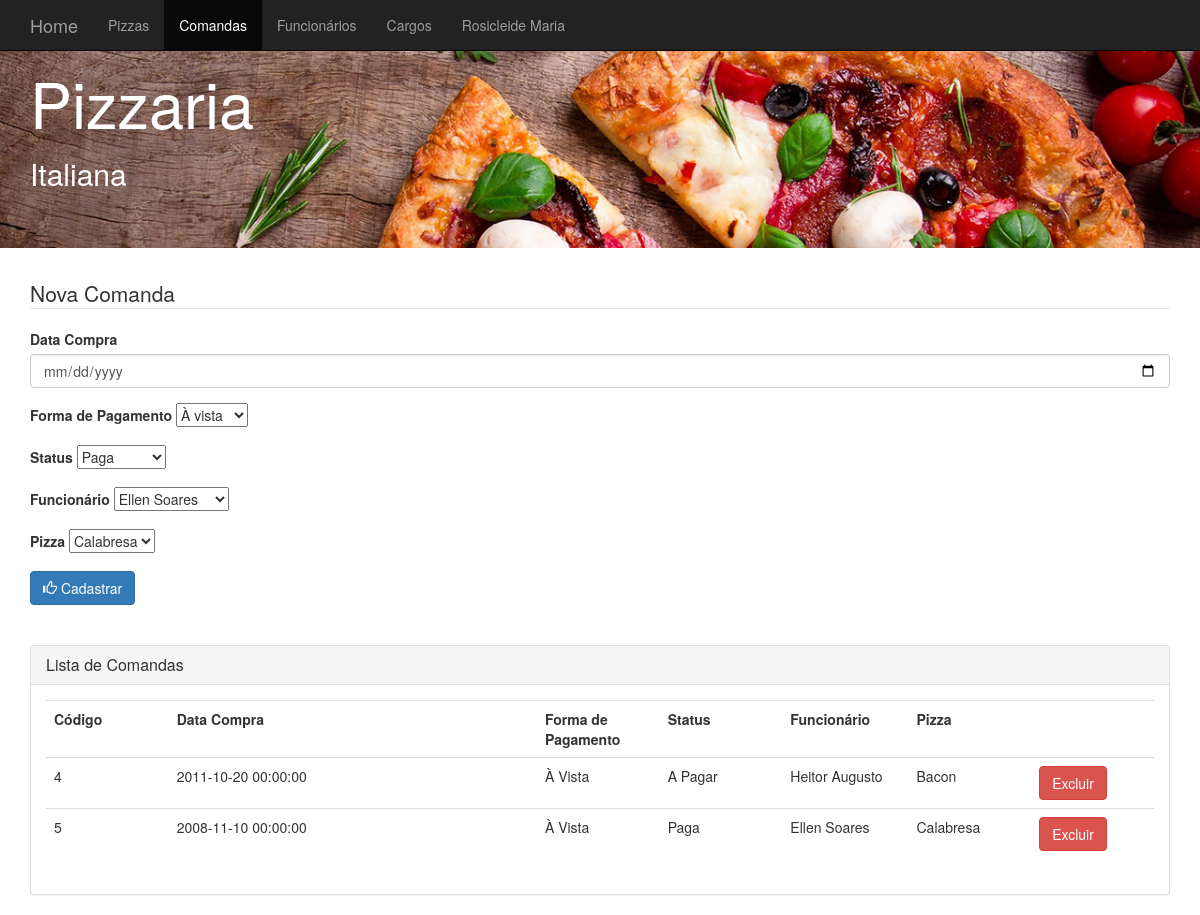
The page /view/view_comanda.php on the database its author committed.
### tables this page shows
CREATE TABLE IF NOT EXISTS `comanda` (
  `codigo` int(11) NOT NULL AUTO_INCREMENT,
  `dataCompra` datetime NOT NULL,
  `formaPagamento` varchar(45) NOT NULL,
  `status` varchar(45) NOT NULL,
  `codigoFuncionario` int(11) NOT NULL,
  `codigoPizza` int(11) NOT NULL,
  PRIMARY KEY (`codigo`),
  KEY `codigoFuncionario` (`codigoFuncionario`),
  KEY `codigoPizza` (`codigoPizza`)
);

CREATE TABLE IF NOT EXISTS `funcionario` (
  `codigo` int(11) NOT NULL AUTO_INCREMENT,
  `nome` varchar(45) NOT NULL,
  `cpf` varchar(45) NOT NULL,
  `dataAdmissao` datetime NOT NULL,
  `status` varchar(45) NOT NULL,
  `codigoCargo` int(11) NOT NULL,
  PRIMARY KEY (`codigo`)
);

CREATE TABLE IF NOT EXISTS `pizza` (
  `codigo` int(11) NOT NULL AUTO_INCREMENT,
  `nome` varchar(45) NOT NULL,
  `ingredientes` varchar(100) NOT NULL,
  `valor` float NOT NULL,
  `status` varchar(45) NOT NULL,
  `tipo` varchar(45) NOT NULL,
  PRIMARY KEY (`codigo`)
);

### model/class_funcionario.php (called while the page is built, shortened)
<?php
   class Funcionario{
   		private $codigo;
		private $nome;
		public function __construct($codigo=0, $nome="", $cpf="", $dataAdmissao="", $status="", $cargo=""){
			$this->codigo = $codigo;
			$this->nome = $nome;
		}
		public function getCodigo(){
			return $this->codigo;
		}
		public function getNome(){
			return $this->nome;
		}
   }
?>

### persistence/dao_funcionario.php (called while the page is built, shortened)
<?php
    require_once 'conexao.php';
	require_once '../model/class_funcionario.php';
	class DAOFuncionario{
		private $conexao;
		public function __construct(){
			$this->conexao = new Conexao();
		}
		public function listarFuncionarios(){
			$lista = $this->conexao->executarQuery("SELECT f.codigo as codigofuncionario, f.nome as nomefuncionario, f.cpf, f.dataadmissao, f.status,
														c.codigo as codigocargo, c.nome as nomecargo, c.descricao, c.salariobase
 														FROM funcionario f, cargo c WHERE f.codigocargo = c.codigo");
			$arrayFuncionarios = array();
			while ($linha = mysqli_fetch_array($lista)) {
				$cargo = new Cargo($linha['codigocargo'], $linha['nomecargo'], $linha['descricao'], $linha['salariobase']);
				$funcionario = new Funcionario($linha['codigofuncionario'],$linha['nomefuncionario'],$linha['cpf'],
									$linha['dataadmissao'],$linha['status'], $cargo);
				array_push($arrayFuncionarios,$funcionario);
			}
			return $arrayFuncionarios;
		}
	}
?>

### persistence/conexao.php (called while the page is built)
<?php
    class Conexao{
    	private $host;
		private $usuario;
		private $senha;
		private $banco;
		private $conexao;
		 function __construct(){
			$this->host = "localhost";
			$this->usuario = "root";
			$this->senha = "";
			$this->banco = "pizzaria";
		}
		public function conectar(){
			$this->conexao = mysqli_connect($this->host, $this->usuario, $this->senha, $this->banco);
			if(mysqli_connect_errno($this->conexao)){
				return false;
			}else{
				mysqli_query($this->conexao, "SET NAMES 'utf8';");
				return true;
			}
		}
		public function executarQuery($sql){
			return mysqli_query($this->conexao, $sql);
		}
    }
?>

### model/class_pizza.php (called while the page is built, shortened)
<?php
   class Pizza{
   		private $codigo;
   		private $nome;
		public function __construct($codigo=0, $nome="", $ingredientes="", $valor="", $status="", $tipo=""){
			$this->codigo = $codigo;
			$this->nome = $nome;
		}
		public function getCodigo(){
			return $this->codigo;
		}
		public function getNome(){
			return $this->nome;
		}
   }
?>

### persistence/dao_pizza.php (called while the page is built, shortened)
<?php
    require_once 'conexao.php';
	require_once '../model/class_pizza.php';
	class DAOPizza{
		private $conexao;
		public function __construct(){
			$this->conexao = new Conexao();
		}
		public function listarPizzasDisponiveis(){
			$lista = $this->conexao->executarQuery("SELECT * FROM pizza WHERE status = 'disponivel'");
			$arrayPizzas = array();
			while ($linha = mysqli_fetch_array($lista)) {
				$pizza = new Pizza($linha['codigo'],
					$linha['nome'],
					$linha['ingredientes'],
					$linha['valor'],
					$linha['status'],
					$linha['tipo']);
				array_push($arrayPizzas,$pizza);
			}
			return $arrayPizzas;
		}
	}
?>

### model/class_comanda.php (called while the page is built, shortened)
<?php
   class Comanda{
   		private $codigo;
   		private $dataCompra;
		private $status;
		private $formaPagamento;
		private $funcionario;
		private $pizza;
		public function __construct($codigo=0, $dataCompra="", $formaPagamento="",$status="",
			$funcionario="", $pizza=""){
			$this->codigo = $codigo;
			$this->dataCompra = $dataCompra;
			$this->status = $status;
			$this->formaPagamento = $formaPagamento;
			$this->funcionario = $funcionario;
			$this->pizza = $pizza;
		}
		public function getCodigo(){
			return $this->codigo;
		}
		public function getDataCompra(){
			return $this->dataCompra;
		}
		public function getStatus(){
			return $this->status;
		}
		public function getFormaPagamento(){
			return $this->formaPagamento;
		}
		public function getPizza(){
			return $this->pizza;
		}
		public function getFuncionario(){
			return $this->funcionario;
		}
   }
?>

### persistence/dao_comanda.php (called while the page is built, shortened)
<?php
    require_once 'conexao.php';
	require_once '../model/class_comanda.php';
	require_once '../model/class_funcionario.php';
	require_once '../model/class_pizza.php';
	class DAOComanda{
		private $conexao;
		public function __construct(){
			$this->conexao = new Conexao();
		}
		public function listarComandas(){
			$lista = $this->conexao->executarQuery("SELECT C.codigo as codigoComanda, C.dataCompra as dataCompra, C.status as status,C.formaPagamento as formaPagamento, F.codigo as codigoFuncionario,F.nome as nomeFuncionario,P.codigo as codigoPizza, P.nome as nomePizza
 					FROM comanda C, funcionario F, pizza P WHERE C.codigoPizza = P.codigo AND C.codigoFuncionario = F.codigo");
			$arrayComandas = array();
			while ($linha = mysqli_fetch_array($lista)) {
				$funcionario = new Funcionario($linha['codigoFuncionario'],$linha['nomeFuncionario']);
				$pizza = new Pizza($linha['codigoPizza'],$linha['nomePizza']);
				$comanda = new Comanda($linha['codigoComanda'],$linha['dataCompra'],$linha['formaPagamento'],$linha['status'],$funcionario,$pizza);
				array_push($arrayComandas,$comanda);
			}
			return $arrayComandas;
		}
	}
?>

### view/view_comanda.php (the view, shortened to what this page needs)
<?php
  require_once '../persistence//dao_comanda.php';
  require_once '../persistence//dao_funcionario.php';
  require_once '../persistence//dao_pizza.php';
  $daoComanda = new DAOComanda();
  $listaComandas = $daoComanda->listarComandas();
  $daoFuncionario = new DAOFuncionario();
  $listaFuncionarios = $daoFuncionario->listarFuncionarios();
  $daoPizza = new DAOPizza();
  $listaPizzas = $daoPizza-> listarPizzasDisponiveis();
?>
<!DOCTYPE html>
<html lang="pt-br">
  <head>
    <link href="bootstrap/css/bootstrap.css" rel="stylesheet">
  </head>
  <body>
  <nav class="navbar navbar-fixed-top navbar-inverse">
      <div class="container">
        <div class="navbar-header">
            <a class="navbar-brand" href="index.php">Home</a>
        </div>
        <div id="navbar" class="navbar-collapse collapse" aria-expanded="false" style="height: 1px;">
          <ul class="nav navbar-nav">
            <li><a href="view_pizza.php">Pizzas</a></li>
            <li class="active"><a href="view_comanda.php">Comandas</a></li>
            <li><a href="view_funcionario.php">Funcionários</a></li>
            <li> <a href="view_cargo.php">Cargos</a></li>
            <li><a href="view_rosicleidemaria.php">Rosicleide Maria</a></li>
          </ul>
        </div>
      </div>
    </nav>
<div class="jumbotron" style="background-image:url('pizzaBanner.jpg'); color: #FFFFFF; background-size: 100%;">
    <div class="container">
    <h1>Pizzaria</h1>
    <h2>Italiana</h2>
  </div>
</div>
<div class="container">
  <form action="../controller/incluir_comanda.php" method="post">
    <fieldset>
        <legend>Nova Comanda</legend>
        <label>Data Compra</label>
        <div class="form-group">
            <input type="date" class="form-control" id="dataCompra" name="dataCompra">
        </div>
        <div class="form-group">
            <label>Forma de Pagamento</label>
            <select name=formaPagamento>
              <option value="À Vista">À vista</option>
            </select>
        </div>
        <div class="form-group">
            <label>Status</label>
            <select name=status>
              <option value="Paga">Paga</option>
            </select>
        </div>
      <div class="form-group">
            <label>Funcionário</label>
            <select name=funcionario>
              <?php
                while ($objetoFuncionario = array_shift($listaFuncionarios)) {
              ?>
              <option value="<?php echo $objetoFuncionario->getCodigo(); ?>">  <?php echo $objetoFuncionario->getNome(); ?>  </option>
             <?php
            }
             ?>
          </select>
        </div>
      <div class="form-group">
            <label>Pizza</label>
            <select name="pizza">
              <?php
                while ($objetoPizza = array_shift($listaPizzas)) {
              ?>
              <option value="<?php echo $objetoPizza->getCodigo(); ?>">  <?php echo $objetoPizza->getNome(); ?>  </option>
             <?php
            }
             ?>
          </select>
        </div>
        <button type="submit" class="btn btn-primary">
            <span class="glyphicon glyphicon-thumbs-up"></span>
            Cadastrar
      </button>
    </fieldset>
  </form>
</div>
<div class="container">
  <br /> <br />
</div>
<div class="container">
  <div class="panel panel-default">
      <div class="panel-heading">
        <h2 class="panel-title">Lista de Comandas</h2>
    </div>
    <div class="panel-body">
        <table class="table table-hover">
          <tr>
              <th>Código</th>
              <th>Data Compra</th>
              <th>Forma de Pagamento</th>
              <th>Status</th>
              <th>Funcionário</th>
              <th>Pizza</th>
              <th></th>
          </tr>
          <?php
            while ($objetoComanda = array_shift($listaComandas)) {
          ?>
            <tr>
              <td class="col-md-1"><?php echo $objetoComanda->getCodigo(); ?></td>
              <td class="col-md-3"><?php echo $objetoComanda->getDataCompra(); ?></td>
              <td class="col-md-1"><?php echo $objetoComanda->getFormaPagamento(); ?></td>
              <td class="col-md-1"><?php echo $objetoComanda->getStatus();?></td>
              <td class="col-md-1"><?php echo $objetoComanda->getFuncionario()->getNome(); ?></td>
              <td class="col-md-1"><?php echo $objetoComanda->getPizza()->getNome(); ?></td>
              <td class="col-md-1">
                <a class="btn btn-danger" href="../controller/excluir_comanda.php?codigo=<?= $objetoComanda->getCodigo(); ?>" role="button">Excluir</a>
              </td>
            </tr>
          <?php
          }
          ?>
          </table>
    </div>
  </div>
</div>
    </body>
</html>

### rows shown on the page
comanda: codigo "4", dataCompra "2011-10-20 00:00:00", formaPagamento "À Vista", status "A Pagar", codigoFuncionario.nome "Heitor Augusto", codigoPizza.nome "Bacon"
comanda: codigo "5", dataCompra "2008-11-10 00:00:00", formaPagamento "À Vista", status "Paga", codigoFuncionario.nome "Ellen Soares", codigoPizza.nome "Calabresa"

### other values the page prints
form field funcionario "Ellen Soares"
form field pizza "Calabresa"
